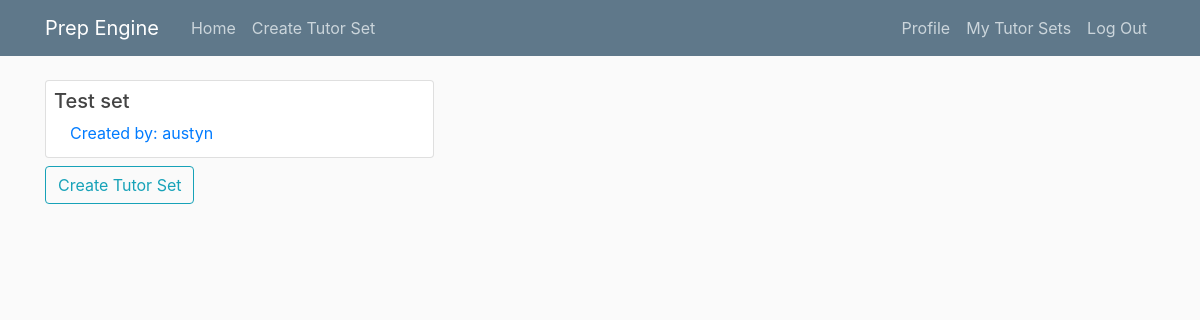
Page / (signed in) on the earlier database version.
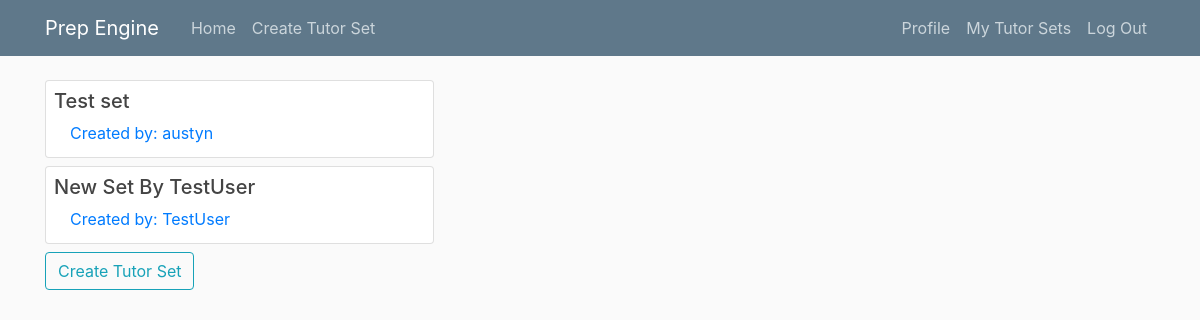
Same page on the later database version.
### tutor_sets/models.py (models this page shows, shortened)
class TutorSet(models.Model):
    title = models.CharField(max_length=100)
    score = models.PositiveIntegerField(default=0)
    totalQuestions = models.PositiveIntegerField(default=0)
    author = models.ForeignKey(User, on_delete=models.CASCADE)

### home/views.py (the view)
# urls.py: path('', TutorSetListView.as_view(), name='engine-home'),
class TutorSetListView(ListView):
    model = TutorSet
    template_name = 'home/home.html'
    context_object_name = 'tutorSets'
    paginate_by = 5

### home/templates/home/home.html (shortened to what this page needs)
{% extends "home/base.html" %}
{% block content %}
    {% if user.is_authenticated %}
        {% for tutorSet in tutorSets %}
        <a style="text-decoration: none" href="{% url 'tutorSet-detail' tutorSet.pk %}">
            <div class="card mt-2 mb-2" style="width: 35%">
                <h5 class="card-title m-2">{{ tutorSet.title }}</h5>
                <p class="card-title ml-4">Created by: <a style="display: inline-block" href="{% url 'creator-profile' creator_pk=tutorSet.author.id %}">{{ tutorSet.author.username }}</a></p>
            </div>
        </a>
        {% endfor %}
        <div>
            <a class="btn btn-outline-info" href="{% url 'tutorSet-create' %}">Create Tutor Set</a>
        </div>
    {% endif %}
{% endblock %}

Differences in the rows shown:
added TutorSet: title "New Set By TestUser", author.username "TestUser"
